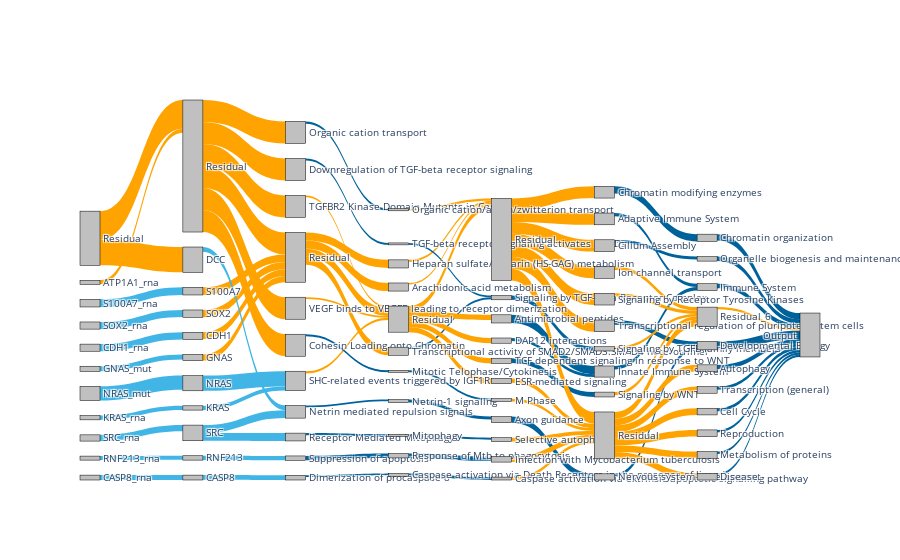
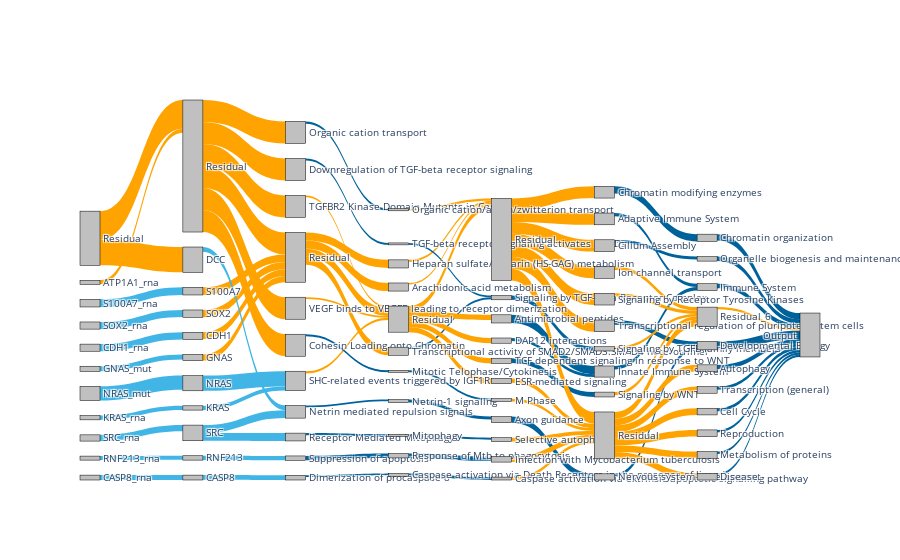

These figures' notebook cell, in order:
### Code cell
imps_dir = '/mnt/disks/pancan/pnet/results/ploidy/liu_val_skcm/run0/'
savepath = '/mnt/disks/pancan/pnet/figures/ploidy_liu_sankey_diagram.html'
sk = sankey_diag.SankeyDiag(imps_dir)
sk.get_sankey_diag(savepath)

### Figure 1 — Plotly figure (JSON) as saved in the notebook; plotly's stock layout.template omitted (floating-point values rounded to 4 significant figures)
{"data": [{"link": {"color": ["#41B6E6", "#41B6E6", "#41B6E6", "#41B6E6", "#41B6E6", "#41B6E6", "#41B6E6", "#41B6E6", "#41B6E6", "#FFA300", "#FFA300", "#FFA300", "#41B6E6", "#41B6E6", "#41B6E6", "#FFA300", "#FFA300", "#FFA300", "#FFA300", "#41B6E6", "#41B6E6", "#41B6E6", "#41B6E6", "#FFA300", "#FFA300", "#FFA300", "#FFA300", "#FFA300", "#FFA300", "#00629B", "#00629B", "#FFA300", "#00629B", "#00629B", "#00629B", "#00629B", "#00629B", "#FFA300", "#FFA300", "#FFA300", "#FFA300", "#FFA300", "#FFA300", "#00629B", "#00629B", "#00629B", "#FFA300", "#00629B", "#00629B", "#00629B", "#FFA300", "#00629B", "#FFA300", "#FFA300", "#FFA300", "#FFA300", "#FFA300", "#FFA300", "#00629B", "#00629B", "#FFA300", "#00629B", "#FFA300", "#00629B", "#FFA300", "#00629B", "#FFA300", "#FFA300", "#FFA300", "#FFA300", "#FFA300", "#FFA300", "#FFA300", "#FFA300", "#FFA300", "#00629B", "#00629B", "#00629B", "#FFA300", "#00629B", "#FFA300", "#00629B", "#FFA300", "#00629B", "#FFA300", "#FFA300", "#FFA300", "#FFA300", "#FFA300", "#FFA300", "#FFA300", "#FFA300", "#00629B", "#00629B", "#00629B", "#00629B", "#00629B", "#00629B", "#00629B", "#00629B", "#00629B", "#00629B", "#FFA300"], "source": [2, 4, 6, 8, 10, 12, 14, 16, 18, 20, 0, 0, 3, 11, 11, 5, 7, 9, 13, 22, 15, 19, 17, 1, 1, 1, 1, 1, 1, 24, 25, 26, 27, 28, 29, 30, 31, 32, 33, 23, 23, 23, 23, 35, 36, 37, 38, 39, 40, 41, 42, 43, 44, 34, 34, 34, 34, 34, 46, 47, 48, 49, 50, 51, 52, 53, 54, 55, 45, 45, 45, 45, 45, 45, 45, 57, 58, 59, 60, 61, 62, 63, 64, 65, 66, 56, 56, 56, 56, 56, 56, 56, 68, 69, 70, 71, 72, 73, 74, 75, 76, 77, 67], "target": [3, 5, 7, 9, 11, 13, 15, 17, 19, 1, 22, 1, 26, 31, 27, 23, 23, 23, 23, 31, 30, 24, 26, 25, 28, 29, 32, 33, 23, 35, 38, 34, 40, 39, 43, 37, 36, 34, 34, 41, 42, 44, 34, 48, 47, 55, 45, 54, 52, 51, 45, 51, 45, 46, 49, 50, 53, 45, 59, 61, 56, 64, 56, 66, 56, 59, 56, 56, 57, 58, 60, 62, 63, 65, 56, 69, 68, 70, 67, 68, 67, 70, 67, 71, 67, 72, 73, 74, 75, 76, 77, 67, 78, 78, 78, 78, 78, 78, 78, 78, 78, 78, 78], "value": [0.02375, 0.01276, 0.01195, 0.0119, 0.01046, 0.008585, 0.008174, 0.007185, 0.006716, 0.006686, 0.04238, 0.04831, 0.02544, 0.0131, 0.0131, 0.01261, 0.01231, 0.01124, 0.01029, 0.007973, 0.007843, 0.007289, 0.006858, 0.03682, 0.03682, 0.03682, 0.03682, 0.03682, 0.03682, 0.007304, 0.003898, 0.003848, 0.003541, 0.003473, 0.00329, 0.002979, 0.002973, 0.002968, 0.00295, 0.01356, 0.01356, 0.01356, 0.01356, 0.007318, 0.005012, 0.004857, 0.003875, 0.003358, 0.003235, 0.003226, 0.003189, 0.002961, 0.002751, 0.008734, 0.008734, 0.008734, 0.008734, 0.008734, 0.01369, 0.01035, 0.009368, 0.008156, 0.007341, 0.007058, 0.006342, 0.004921, 0.004806, 0.004772, 0.01964, 0.01964, 0.01964, 0.01964, 0.01964, 0.01964, 0.01964, 0.01219, 0.007838, 0.005959, 0.005804, 0.005599, 0.005508, 0.005468, 0.0053, 0.005002, 0.004473, 0.0112, 0.0112, 0.0112, 0.0112, 0.0112, 0.0112, 0.0112, 0.01409, 0.01056, 0.007694, 0.007572, 0.007564, 0.005296, 0.005264, 0.004055, 0.003919, 0.003736, 0.003736]}, "node": {"color": "silver", "label": ["Residual", "Residual", "NRAS_mut", "NRAS", "S100A7_rna", "S100A7", "SOX2_rna", "SOX2", "CDH1_rna", "CDH1", "SRC_rna", "SRC", "GNAS_mut", "GNAS", "CASP8_rna", "CASP8", "KRAS_rna", "KRAS", "RNF213_rna", "RNF213", "ATP1A1_rna", "ATP1A1", "DCC", "Residual", "Suppression of apoptosis", "Organic cation transport", "SHC-related events triggered by IGF1R", "Receptor Mediated Mitophagy", "Cohesin Loading onto Chromatin", "Downregulation of TGF-beta receptor signaling", "Dimerization of procaspase-8", "Netrin mediated repulsion signals", "TGFBR2 Kinase Domain Mutants in Cancer", "VEGF binds to VEGFR leading to receptor dimerization", "Residual", "Response of Mtb to phagocytosis", "Netrin-1 signaling", "Caspase activation via Death Receptors in the presence of ligand", "Organic cation/anion/zwitterion transport", "Mitotic Telophase/Cytokinesis", "Mitophagy", "Transcriptional activity of SMAD2/SMAD3:SMAD4 heterotrimer", "Heparan sulfate/heparin (HS-GAG) metabolism", "TGF-beta receptor signaling activates SMADs", "Arachidonic acid metabolism", "Residual", "Antimicrobial peptides", "Axon guidance", "Infection with Mycobacterium tuberculosis", "TCF dependent signaling in response to WNT", "ESR-mediated signaling", "Signaling by TGF-beta Receptor Complex", "Selective autophagy", "DAP12 interactions", "M Phase", "Caspase activation via extrinsic apoptotic signalling pathway", "Residual", "Chromatin modifying enzymes", "Transcriptional regulation of pluripotent stem cells", "Innate Immune System", "Ion channel transport", "Nervous system development", "Signaling by Receptor Tyrosine Kinases", "Adaptive Immune System", "Signaling by WNT", "Cilium Assembly", "Signaling by TGFB family members", "Residual_6", "Developmental Biology", "Chromatin organization", "Immune System", "Organelle biogenesis and maintenance", "Autophagy", "Transcription (general)", "Cell Cycle", "Reproduction", "Metabolism of proteins", "Disease", "Output"], "line": {"color": "black", "width": 0.5}, "pad": 15, "thickness": 20}, "type": "sankey"}], "layout": {"autosize": true, "font": {"size": 10}}}

### Figure 2 — Plotly figure (JSON) as saved in the notebook; plotly's stock layout.template omitted (floating-point values rounded to 4 significant figures)
{"data": [{"link": {"color": ["#41B6E6", "#41B6E6", "#41B6E6", "#41B6E6", "#41B6E6", "#41B6E6", "#41B6E6", "#41B6E6", "#41B6E6", "#FFA300", "#FFA300", "#FFA300", "#41B6E6", "#41B6E6", "#41B6E6", "#FFA300", "#FFA300", "#FFA300", "#FFA300", "#41B6E6", "#41B6E6", "#41B6E6", "#41B6E6", "#FFA300", "#FFA300", "#FFA300", "#FFA300", "#FFA300", "#FFA300", "#00629B", "#00629B", "#FFA300", "#00629B", "#00629B", "#00629B", "#00629B", "#00629B", "#FFA300", "#FFA300", "#FFA300", "#FFA300", "#FFA300", "#FFA300", "#00629B", "#00629B", "#00629B", "#FFA300", "#00629B", "#00629B", "#00629B", "#FFA300", "#00629B", "#FFA300", "#FFA300", "#FFA300", "#FFA300", "#FFA300", "#FFA300", "#00629B", "#00629B", "#FFA300", "#00629B", "#FFA300", "#00629B", "#FFA300", "#00629B", "#FFA300", "#FFA300", "#FFA300", "#FFA300", "#FFA300", "#FFA300", "#FFA300", "#FFA300", "#FFA300", "#00629B", "#00629B", "#00629B", "#FFA300", "#00629B", "#FFA300", "#00629B", "#FFA300", "#00629B", "#FFA300", "#FFA300", "#FFA300", "#FFA300", "#FFA300", "#FFA300", "#FFA300", "#FFA300", "#00629B", "#00629B", "#00629B", "#00629B", "#00629B", "#00629B", "#00629B", "#00629B", "#00629B", "#00629B", "#FFA300"], "source": [2, 4, 6, 8, 10, 12, 14, 16, 18, 20, 0, 0, 3, 11, 11, 5, 7, 9, 13, 22, 15, 19, 17, 1, 1, 1, 1, 1, 1, 24, 25, 26, 27, 28, 29, 30, 31, 32, 33, 23, 23, 23, 23, 35, 36, 37, 38, 39, 40, 41, 42, 43, 44, 34, 34, 34, 34, 34, 46, 47, 48, 49, 50, 51, 52, 53, 54, 55, 45, 45, 45, 45, 45, 45, 45, 57, 58, 59, 60, 61, 62, 63, 64, 65, 66, 56, 56, 56, 56, 56, 56, 56, 68, 69, 70, 71, 72, 73, 74, 75, 76, 77, 67], "target": [3, 5, 7, 9, 11, 13, 15, 17, 19, 1, 22, 1, 26, 31, 27, 23, 23, 23, 23, 31, 30, 24, 26, 25, 28, 29, 32, 33, 23, 35, 38, 34, 40, 39, 43, 37, 36, 34, 34, 41, 42, 44, 34, 48, 47, 55, 45, 54, 52, 51, 45, 51, 45, 46, 49, 50, 53, 45, 59, 61, 56, 64, 56, 66, 56, 59, 56, 56, 57, 58, 60, 62, 63, 65, 56, 69, 68, 70, 67, 68, 67, 70, 67, 71, 67, 72, 73, 74, 75, 76, 77, 67, 78, 78, 78, 78, 78, 78, 78, 78, 78, 78, 78], "value": [0.02375, 0.01276, 0.01195, 0.0119, 0.01046, 0.008585, 0.008174, 0.007185, 0.006716, 0.006686, 0.04238, 0.04831, 0.02544, 0.0131, 0.0131, 0.01261, 0.01231, 0.01124, 0.01029, 0.007973, 0.007843, 0.007289, 0.006858, 0.03682, 0.03682, 0.03682, 0.03682, 0.03682, 0.03682, 0.007304, 0.003898, 0.003848, 0.003541, 0.003473, 0.00329, 0.002979, 0.002973, 0.002968, 0.00295, 0.01356, 0.01356, 0.01356, 0.01356, 0.007318, 0.005012, 0.004857, 0.003875, 0.003358, 0.003235, 0.003226, 0.003189, 0.002961, 0.002751, 0.008734, 0.008734, 0.008734, 0.008734, 0.008734, 0.01369, 0.01035, 0.009368, 0.008156, 0.007341, 0.007058, 0.006342, 0.004921, 0.004806, 0.004772, 0.01964, 0.01964, 0.01964, 0.01964, 0.01964, 0.01964, 0.01964, 0.01219, 0.007838, 0.005959, 0.005804, 0.005599, 0.005508, 0.005468, 0.0053, 0.005002, 0.004473, 0.0112, 0.0112, 0.0112, 0.0112, 0.0112, 0.0112, 0.0112, 0.01409, 0.01056, 0.007694, 0.007572, 0.007564, 0.005296, 0.005264, 0.004055, 0.003919, 0.003736, 0.003736]}, "node": {"color": "silver", "label": ["Residual", "Residual", "NRAS_mut", "NRAS", "S100A7_rna", "S100A7", "SOX2_rna", "SOX2", "CDH1_rna", "CDH1", "SRC_rna", "SRC", "GNAS_mut", "GNAS", "CASP8_rna", "CASP8", "KRAS_rna", "KRAS", "RNF213_rna", "RNF213", "ATP1A1_rna", "ATP1A1", "DCC", "Residual", "Suppression of apoptosis", "Organic cation transport", "SHC-related events triggered by IGF1R", "Receptor Mediated Mitophagy", "Cohesin Loading onto Chromatin", "Downregulation of TGF-beta receptor signaling", "Dimerization of procaspase-8", "Netrin mediated repulsion signals", "TGFBR2 Kinase Domain Mutants in Cancer", "VEGF binds to VEGFR leading to receptor dimerization", "Residual", "Response of Mtb to phagocytosis", "Netrin-1 signaling", "Caspase activation via Death Receptors in the presence of ligand", "Organic cation/anion/zwitterion transport", "Mitotic Telophase/Cytokinesis", "Mitophagy", "Transcriptional activity of SMAD2/SMAD3:SMAD4 heterotrimer", "Heparan sulfate/heparin (HS-GAG) metabolism", "TGF-beta receptor signaling activates SMADs", "Arachidonic acid metabolism", "Residual", "Antimicrobial peptides", "Axon guidance", "Infection with Mycobacterium tuberculosis", "TCF dependent signaling in response to WNT", "ESR-mediated signaling", "Signaling by TGF-beta Receptor Complex", "Selective autophagy", "DAP12 interactions", "M Phase", "Caspase activation via extrinsic apoptotic signalling pathway", "Residual", "Chromatin modifying enzymes", "Transcriptional regulation of pluripotent stem cells", "Innate Immune System", "Ion channel transport", "Nervous system development", "Signaling by Receptor Tyrosine Kinases", "Adaptive Immune System", "Signaling by WNT", "Cilium Assembly", "Signaling by TGFB family members", "Residual_6", "Developmental Biology", "Chromatin organization", "Immune System", "Organelle biogenesis and maintenance", "Autophagy", "Transcription (general)", "Cell Cycle", "Reproduction", "Metabolism of proteins", "Disease", "Output"], "line": {"color": "black", "width": 0.5}, "pad": 15, "thickness": 20}, "type": "sankey"}], "layout": {"autosize": true, "font": {"size": 10}}}
